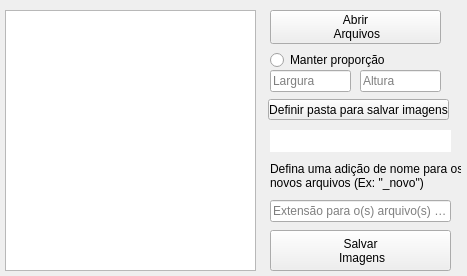
<?xml version="1.0" encoding="UTF-8"?>
<ui version="4.0">
 <class>mainWindow</class>
 <widget class="QMainWindow" name="mainWindow">
  <property name="geometry">
   <rect>
    <x>0</x>
    <y>0</y>
    <width>467</width>
    <height>276</height>
   </rect>
  </property>
  <property name="windowTitle">
   <string>Redimensionador</string>
  </property>
  <property name="iconSize">
   <size>
    <width>20</width>
    <height>100</height>
   </size>
  </property>
  <property name="toolButtonStyle">
   <enum>Qt::ToolButtonIconOnly</enum>
  </property>
  <property name="animated">
   <bool>true</bool>
  </property>
  <widget class="QWidget" name="centralwidget">
   <widget class="QListWidget" name="listWidget">
    <property name="geometry">
     <rect>
      <x>5</x>
      <y>10</y>
      <width>251</width>
      <height>261</height>
     </rect>
    </property>
   </widget>
   <widget class="QLineEdit" name="inptAltura">
    <property name="geometry">
     <rect>
      <x>360</x>
      <y>70</y>
      <width>81</width>
      <height>22</height>
     </rect>
    </property>
    <property name="layoutDirection">
     <enum>Qt::LeftToRight</enum>
    </property>
    <property name="inputMask">
     <string/>
    </property>
    <property name="text">
     <string/>
    </property>
    <property name="readOnly">
     <bool>false</bool>
    </property>
    <property name="placeholderText">
     <string>Altura</string>
    </property>
    <property name="clearButtonEnabled">
     <bool>false</bool>
    </property>
   </widget>
   <widget class="QLineEdit" name="inptLargura">
    <property name="geometry">
     <rect>
      <x>270</x>
      <y>70</y>
      <width>81</width>
      <height>22</height>
     </rect>
    </property>
    <property name="layoutDirection">
     <enum>Qt::LeftToRight</enum>
    </property>
    <property name="inputMask">
     <string/>
    </property>
    <property name="text">
     <string/>
    </property>
    <property name="readOnly">
     <bool>false</bool>
    </property>
    <property name="placeholderText">
     <string>Largura</string>
    </property>
    <property name="clearButtonEnabled">
     <bool>false</bool>
    </property>
   </widget>
   <widget class="QPushButton" name="btnSaveRoot">
    <property name="geometry">
     <rect>
      <x>268</x>
      <y>99</y>
      <width>181</width>
      <height>21</height>
     </rect>
    </property>
    <property name="text">
     <string>Definir pasta para salvar imagens</string>
    </property>
   </widget>
   <widget class="QPushButton" name="btn_open">
    <property name="geometry">
     <rect>
      <x>270</x>
      <y>10</y>
      <width>171</width>
      <height>34</height>
     </rect>
    </property>
    <property name="text">
     <string>Abrir
 Arquivos</string>
    </property>
   </widget>
   <widget class="QLineEdit" name="inptFileNamePlus">
    <property name="enabled">
     <bool>true</bool>
    </property>
    <property name="geometry">
     <rect>
      <x>270</x>
      <y>200</y>
      <width>181</width>
      <height>22</height>
     </rect>
    </property>
    <property name="text">
     <string/>
    </property>
    <property name="cursorPosition">
     <number>0</number>
    </property>
    <property name="alignment">
     <set>Qt::AlignLeading|Qt::AlignLeft|Qt::AlignVCenter</set>
    </property>
    <property name="placeholderText">
     <string>Extensão para o(s) arquivo(s) novos</string>
    </property>
    <property name="clearButtonEnabled">
     <bool>false</bool>
    </property>
   </widget>
   <widget class="QPushButton" name="btn_redefinir">
    <property name="geometry">
     <rect>
      <x>270</x>
      <y>230</y>
      <width>181</width>
      <height>41</height>
     </rect>
    </property>
    <property name="text">
     <string>Salvar
 Imagens</string>
    </property>
   </widget>
   <widget class="QLineEdit" name="lblSaveRoot">
    <property name="geometry">
     <rect>
      <x>270</x>
      <y>130</y>
      <width>181</width>
      <height>22</height>
     </rect>
    </property>
    <property name="text">
     <string/>
    </property>
    <property name="frame">
     <bool>false</bool>
    </property>
    <property name="alignment">
     <set>Qt::AlignRight|Qt::AlignTrailing|Qt::AlignVCenter</set>
    </property>
    <property name="readOnly">
     <bool>true</bool>
    </property>
    <property name="cursorMoveStyle">
     <enum>Qt::LogicalMoveStyle</enum>
    </property>
   </widget>
   <widget class="QLabel" name="label_2">
    <property name="geometry">
     <rect>
      <x>270</x>
      <y>160</y>
      <width>191</width>
      <height>31</height>
     </rect>
    </property>
    <property name="text">
     <string>Defina uma adição de nome para os 
novos arquivos (Ex: &quot;_novo&quot;)</string>
    </property>
   </widget>
   <widget class="QRadioButton" name="radioButton">
    <property name="geometry">
     <rect>
      <x>270</x>
      <y>50</y>
      <width>121</width>
      <height>20</height>
     </rect>
    </property>
    <property name="text">
     <string>Manter proporção</string>
    </property>
   </widget>
  </widget>
 </widget>
 <resources/>
 <connections/>
</ui>
